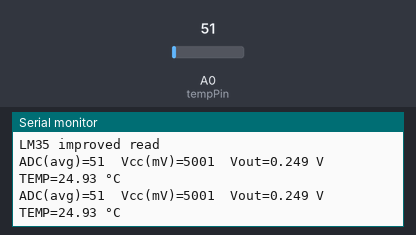
A sketch run on a simulated Arduino Uno, built with avr-gcc and run on an emulated ATmega328P. On the bench: the last lines printed to the serial monitor. The test bench sets the inputs (shaded band); at power-on: A0 (tempPin) = 51.

Above: at 1.4 s.
1.5 s: A0 (tempPin) set to 61
At 2.8 s:
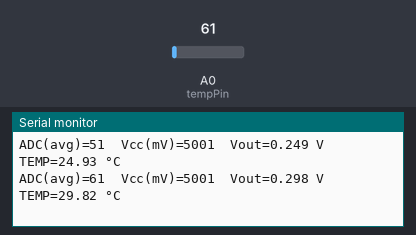
3.0 s: A0 (tempPin) set to 71
At 4.1 s:
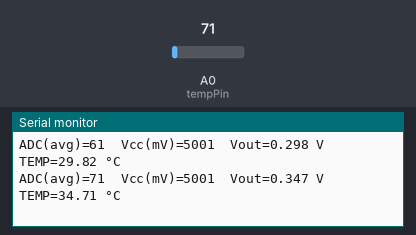
Timing chart, 0 to 6.0 s (numbered marks = the images above; inputs shaded):
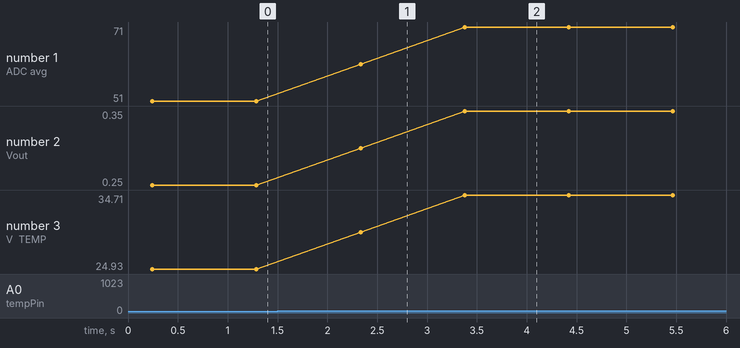

Measured:
- after the input at 1.5 s, the serial monitor: prints a new line after 0.83 s (image 1)
- after the input at 3.0 s, the serial monitor: prints a new line after 0.38 s (image 2)
- plotted number 1: 51 → 61 after the input at 1.5 s, 61 → 71 after the input at 3.0 s
- plotted number 2: 0.25 → 0.3 after the input at 1.5 s, 0.3 → 0.35 after the input at 3.0 s
- plotted number 3: 24.93 → 29.82 after the input at 1.5 s, 29.82 → 34.71 after the input at 3.0 s

The sketch:

temprature_sensor.ino
```cpp
const uint8_t tempPin = A0;
const uint8_t samples = 8;

long readVcc_mV() {
  ADMUX = _BV(REFS0) | _BV(MUX3) | _BV(MUX2) | _BV(MUX1);
  delay(2);
  ADCSRA |= _BV(ADSC);
  while (ADCSRA & _BV(ADSC));
  uint16_t result = ADC;
  long vcc = (1125300L) / result;
  return vcc;
}

void setup() {
  Serial.begin(9600);
  delay(200);
  Serial.println(F("LM35 improved read"));
}

void loop() {
  uint32_t acc = 0;
  for (uint8_t i = 0; i < samples; ++i) {
    acc += analogRead(tempPin);
    delay(5);
  }
  float adc = (float)acc / samples;
  long vcc_mV = readVcc_mV();
  float vcc = vcc_mV / 1000.0;

  float voltage = (adc / 1023.0) * vcc;

  float tempC = voltage * 100.0;

  Serial.print(F("ADC(avg)="));
  Serial.print((int)adc);
  Serial.print(F("  Vcc(mV)="));
  Serial.print(vcc_mV);
  Serial.print(F("  Vout="));
  Serial.print(voltage, 3);
  Serial.print(F(" V  TEMP="));
  Serial.print(tempC, 2);
  Serial.println(F(" °C"));

  delay(1000);
}
```
